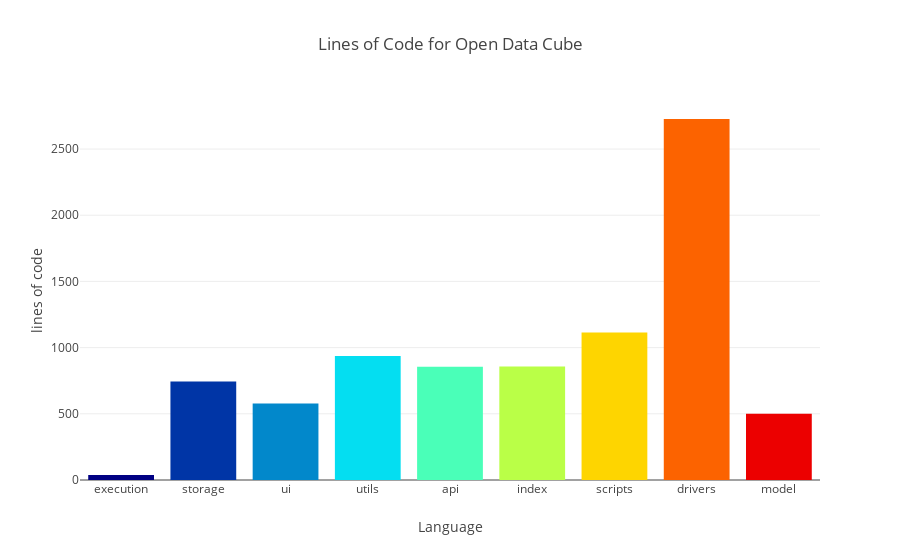

The notebook cell saved with this chart:
### Code cell
cmax=200
cmin=100
color_s = np.linspace(cmin, cmax, 10)

data = [
    go.Bar(
        x=df.directory,          
        y=df.lines,
        marker=dict(
            colorscale='Jet',
            color=color_s,
        ),
    )
]

layout = {
    'title': 'Lines of Code for Open Data Cube',
    'xaxis': {'title': 'Language'},
    'yaxis': {'title': "lines of code"}
}

fig = go.Figure(data=data, layout=layout)
py.iplot(fig, show_link=False)

### Figure 1 — Plotly figure (JSON) as saved in the notebook; plotly's stock layout.template omitted (floating-point values rounded to 4 significant figures)
{"data": [{"marker": {"color": [100, 111.1, 122.2, 133.3, 144.4, 155.6, 166.7, 177.8, 188.9, 200], "colorscale": "Jet"}, "type": "bar", "uid": "0b40abea-d6f3-11e8-bffc-52540069414d", "x": ["execution", "storage", "ui", "utils", "api", "index", "scripts", "drivers", "model"], "y": ["38", "744", "577", "936", "856", "857", "1115", "2727", "500"]}], "layout": {"title": "Lines of Code for Open Data Cube", "xaxis": {"title": "Language"}, "yaxis": {"title": "lines of code"}}}
